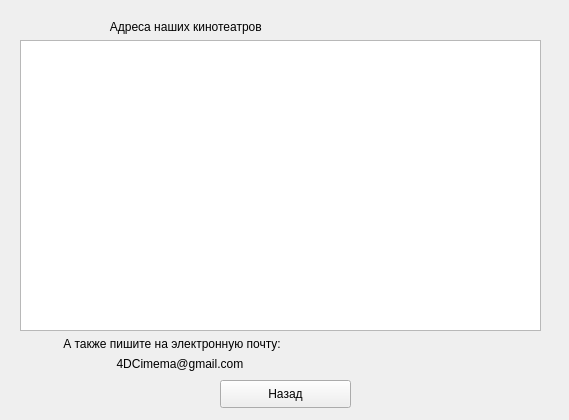
<?xml version="1.0" encoding="UTF-8"?>
<ui version="4.0">
 <class>OurCinema</class>
 <widget class="QWidget" name="OurCinema">
  <property name="geometry">
   <rect>
    <x>0</x>
    <y>0</y>
    <width>569</width>
    <height>420</height>
   </rect>
  </property>
  <property name="windowTitle">
   <string>Наши кинотеатры</string>
  </property>
  <property name="windowIcon">
   <iconset resource="resource.qrc">
    <normaloff>:/rec/img/cinema.png</normaloff>:/rec/img/cinema.png</iconset>
  </property>
  <widget class="QPushButton" name="pushButton">
   <property name="geometry">
    <rect>
     <x>220</x>
     <y>380</y>
     <width>131</width>
     <height>28</height>
    </rect>
   </property>
   <property name="text">
    <string>Назад</string>
   </property>
  </widget>
  <widget class="QWidget" name="layoutWidget">
   <property name="geometry">
    <rect>
     <x>20</x>
     <y>20</y>
     <width>521</width>
     <height>351</height>
    </rect>
   </property>
   <layout class="QVBoxLayout" name="verticalLayout">
    <item>
     <widget class="QLabel" name="label">
      <property name="text">
       <string>                           Адреса наших кинотеатров</string>
      </property>
     </widget>
    </item>
    <item>
     <widget class="QTableView" name="tableView"/>
    </item>
    <item>
     <widget class="QLabel" name="label_2">
      <property name="text">
       <string>             А также пишите на электронную почту: </string>
      </property>
     </widget>
    </item>
    <item>
     <widget class="QLabel" name="label_3">
      <property name="text">
       <string>                             4DCimema@gmail.com</string>
      </property>
     </widget>
    </item>
   </layout>
  </widget>
 </widget>
 <resources>
  <include location="resource.qrc"/>
 </resources>
 <connections/>
</ui>
